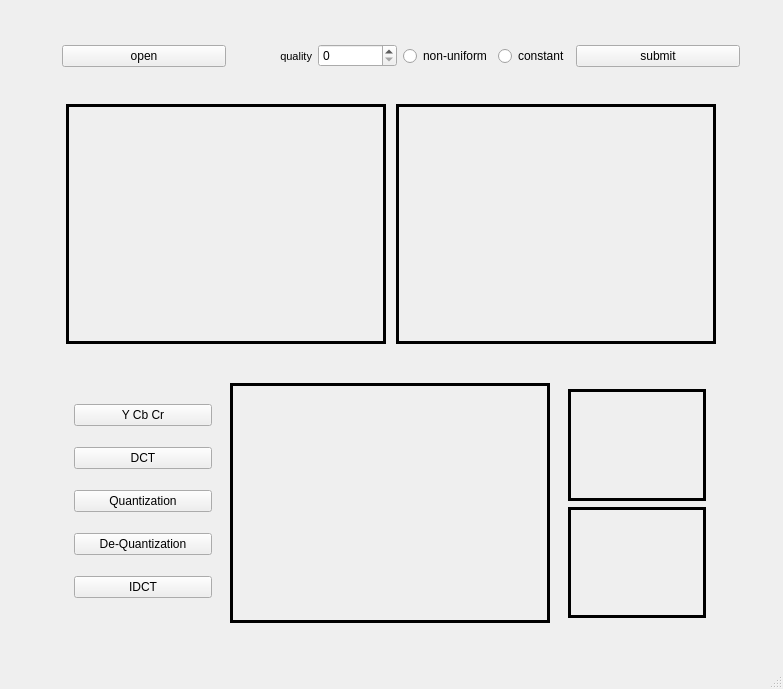
<?xml version="1.0" encoding="UTF-8"?>
<ui version="4.0">
 <class>MainWindow</class>
 <widget class="QMainWindow" name="MainWindow">
  <property name="geometry">
   <rect>
    <x>0</x>
    <y>0</y>
    <width>783</width>
    <height>689</height>
   </rect>
  </property>
  <property name="windowTitle">
   <string>MainWindow</string>
  </property>
  <widget class="QWidget" name="centralWidget">
   <widget class="QWidget" name="layoutWidget">
    <property name="geometry">
     <rect>
      <x>40</x>
      <y>20</y>
      <width>702</width>
      <height>631</height>
     </rect>
    </property>
    <layout class="QVBoxLayout" name="verticalLayout">
     <item>
      <widget class="QFrame" name="frame">
       <property name="sizePolicy">
        <sizepolicy hsizetype="Preferred" vsizetype="Preferred">
         <horstretch>0</horstretch>
         <verstretch>0</verstretch>
        </sizepolicy>
       </property>
       <property name="minimumSize">
        <size>
         <width>700</width>
         <height>50</height>
        </size>
       </property>
       <property name="maximumSize">
        <size>
         <width>700</width>
         <height>50</height>
        </size>
       </property>
       <layout class="QHBoxLayout" name="horizontalLayout_3">
        <item>
         <widget class="QPushButton" name="open_btn">
          <property name="text">
           <string>open</string>
          </property>
         </widget>
        </item>
        <item>
         <layout class="QHBoxLayout" name="horizontalLayout_2">
          <item>
           <widget class="QLabel" name="label">
            <property name="font">
             <font>
              <pointsize>8</pointsize>
             </font>
            </property>
            <property name="frameShape">
             <enum>QFrame::NoFrame</enum>
            </property>
            <property name="text">
             <string>quality</string>
            </property>
            <property name="scaledContents">
             <bool>false</bool>
            </property>
            <property name="alignment">
             <set>Qt::AlignRight|Qt::AlignTrailing|Qt::AlignVCenter</set>
            </property>
            <property name="wordWrap">
             <bool>false</bool>
            </property>
            <property name="margin">
             <number>0</number>
            </property>
           </widget>
          </item>
          <item>
           <widget class="QSpinBox" name="quality">
            <property name="suffix">
             <string/>
            </property>
           </widget>
          </item>
         </layout>
        </item>
        <item>
         <layout class="QHBoxLayout" name="horizontalLayout_5">
          <item>
           <widget class="QRadioButton" name="nonuniform">
            <property name="text">
             <string>non-uniform</string>
            </property>
           </widget>
          </item>
          <item>
           <widget class="QRadioButton" name="constant">
            <property name="text">
             <string>constant</string>
            </property>
           </widget>
          </item>
         </layout>
        </item>
        <item>
         <widget class="QPushButton" name="submit_btn">
          <property name="text">
           <string>submit</string>
          </property>
         </widget>
        </item>
       </layout>
      </widget>
     </item>
     <item>
      <widget class="QFrame" name="frame">
       <property name="minimumSize">
        <size>
         <width>300</width>
         <height>100</height>
        </size>
       </property>
       <property name="frameShape">
        <enum>QFrame::NoFrame</enum>
       </property>
       <layout class="QHBoxLayout" name="horizontalLayout" stretch="0,0">
        <item>
         <widget class="QLabel" name="origin">
          <property name="enabled">
           <bool>true</bool>
          </property>
          <property name="sizePolicy">
           <sizepolicy hsizetype="Fixed" vsizetype="Fixed">
            <horstretch>0</horstretch>
            <verstretch>0</verstretch>
           </sizepolicy>
          </property>
          <property name="maximumSize">
           <size>
            <width>320</width>
            <height>240</height>
           </size>
          </property>
          <property name="frameShape">
           <enum>QFrame::Panel</enum>
          </property>
          <property name="frameShadow">
           <enum>QFrame::Plain</enum>
          </property>
          <property name="lineWidth">
           <number>3</number>
          </property>
          <property name="midLineWidth">
           <number>0</number>
          </property>
          <property name="text">
           <string/>
          </property>
          <property name="scaledContents">
           <bool>true</bool>
          </property>
         </widget>
        </item>
        <item>
         <widget class="QLabel" name="decoded">
          <property name="sizePolicy">
           <sizepolicy hsizetype="Fixed" vsizetype="Fixed">
            <horstretch>0</horstretch>
            <verstretch>0</verstretch>
           </sizepolicy>
          </property>
          <property name="maximumSize">
           <size>
            <width>320</width>
            <height>240</height>
           </size>
          </property>
          <property name="frameShape">
           <enum>QFrame::Panel</enum>
          </property>
          <property name="lineWidth">
           <number>3</number>
          </property>
          <property name="text">
           <string/>
          </property>
         </widget>
        </item>
       </layout>
      </widget>
     </item>
     <item>
      <widget class="QFrame" name="horizontalFrame">
       <layout class="QHBoxLayout" name="horizontalLayout_4">
        <item>
         <widget class="QFrame" name="horizontalFrame">
          <property name="maximumSize">
           <size>
            <width>160</width>
            <height>16777215</height>
           </size>
          </property>
          <layout class="QVBoxLayout" name="verticalLayout_2">
           <item>
            <widget class="QPushButton" name="ycbyr">
             <property name="text">
              <string>Y Cb Cr</string>
             </property>
            </widget>
           </item>
           <item>
            <widget class="QPushButton" name="dct">
             <property name="text">
              <string>DCT</string>
             </property>
            </widget>
           </item>
           <item>
            <widget class="QPushButton" name="quantization">
             <property name="text">
              <string>Quantization</string>
             </property>
            </widget>
           </item>
           <item>
            <widget class="QPushButton" name="dquan">
             <property name="text">
              <string>De-Quantization</string>
             </property>
            </widget>
           </item>
           <item>
            <widget class="QPushButton" name="idct">
             <property name="text">
              <string>IDCT</string>
             </property>
            </widget>
           </item>
          </layout>
         </widget>
        </item>
        <item>
         <widget class="QLabel" name="Y">
          <property name="enabled">
           <bool>true</bool>
          </property>
          <property name="sizePolicy">
           <sizepolicy hsizetype="Fixed" vsizetype="Fixed">
            <horstretch>0</horstretch>
            <verstretch>0</verstretch>
           </sizepolicy>
          </property>
          <property name="maximumSize">
           <size>
            <width>320</width>
            <height>240</height>
           </size>
          </property>
          <property name="frameShape">
           <enum>QFrame::Panel</enum>
          </property>
          <property name="frameShadow">
           <enum>QFrame::Plain</enum>
          </property>
          <property name="lineWidth">
           <number>3</number>
          </property>
          <property name="midLineWidth">
           <number>0</number>
          </property>
          <property name="text">
           <string/>
          </property>
          <property name="scaledContents">
           <bool>true</bool>
          </property>
         </widget>
        </item>
        <item>
         <widget class="QFrame" name="verticalFrame">
          <property name="maximumSize">
           <size>
            <width>160</width>
            <height>16777215</height>
           </size>
          </property>
          <layout class="QVBoxLayout" name="verticalLayout_3">
           <item>
            <widget class="QLabel" name="Cr">
             <property name="enabled">
              <bool>true</bool>
             </property>
             <property name="sizePolicy">
              <sizepolicy hsizetype="Fixed" vsizetype="Fixed">
               <horstretch>0</horstretch>
               <verstretch>0</verstretch>
              </sizepolicy>
             </property>
             <property name="maximumSize">
              <size>
               <width>160</width>
               <height>120</height>
              </size>
             </property>
             <property name="frameShape">
              <enum>QFrame::Panel</enum>
             </property>
             <property name="frameShadow">
              <enum>QFrame::Plain</enum>
             </property>
             <property name="lineWidth">
              <number>3</number>
             </property>
             <property name="midLineWidth">
              <number>0</number>
             </property>
             <property name="text">
              <string/>
             </property>
             <property name="scaledContents">
              <bool>true</bool>
             </property>
            </widget>
           </item>
           <item>
            <widget class="QLabel" name="Cb">
             <property name="enabled">
              <bool>true</bool>
             </property>
             <property name="sizePolicy">
              <sizepolicy hsizetype="Fixed" vsizetype="Fixed">
               <horstretch>0</horstretch>
               <verstretch>0</verstretch>
              </sizepolicy>
             </property>
             <property name="maximumSize">
              <size>
               <width>160</width>
               <height>120</height>
              </size>
             </property>
             <property name="frameShape">
              <enum>QFrame::Panel</enum>
             </property>
             <property name="frameShadow">
              <enum>QFrame::Plain</enum>
             </property>
             <property name="lineWidth">
              <number>3</number>
             </property>
             <property name="midLineWidth">
              <number>0</number>
             </property>
             <property name="text">
              <string/>
             </property>
             <property name="scaledContents">
              <bool>true</bool>
             </property>
            </widget>
           </item>
          </layout>
         </widget>
        </item>
       </layout>
      </widget>
     </item>
    </layout>
   </widget>
  </widget>
  <widget class="QStatusBar" name="statusBar"/>
 </widget>
 <layoutdefault spacing="6" margin="11"/>
 <resources/>
 <connections/>
</ui>
